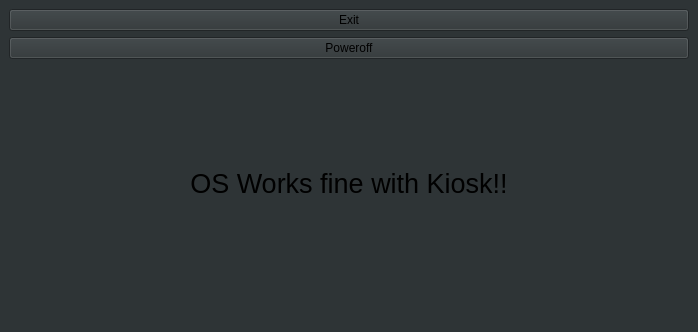
<?xml version="1.0" encoding="UTF-8"?>
<ui version="4.0">
 <class>MainWindow</class>
 <widget class="QMainWindow" name="MainWindow">
  <property name="geometry">
   <rect>
    <x>0</x>
    <y>0</y>
    <width>698</width>
    <height>332</height>
   </rect>
  </property>
  <property name="windowTitle">
   <string>MainWindow</string>
  </property>
  <property name="styleSheet">
   <string notr="true">gridline-color: rgb(46, 52, 54);
background-color: rgb(46, 52, 54);
</string>
  </property>
  <widget class="QWidget" name="centralwidget">
   <layout class="QGridLayout" name="gridLayout">
    <item row="2" column="0">
     <widget class="QLabel" name="label">
      <property name="font">
       <font>
        <pointsize>20</pointsize>
        <stylestrategy>PreferDefault</stylestrategy>
       </font>
      </property>
      <property name="text">
       <string>OS Works fine with Kiosk!!</string>
      </property>
      <property name="alignment">
       <set>Qt::AlignCenter</set>
      </property>
     </widget>
    </item>
    <item row="0" column="0">
     <widget class="QPushButton" name="exitButton">
      <property name="text">
       <string>Exit</string>
      </property>
     </widget>
    </item>
    <item row="1" column="0">
     <widget class="QPushButton" name="poweroffButton">
      <property name="text">
       <string>Poweroff</string>
      </property>
     </widget>
    </item>
   </layout>
  </widget>
  <widget class="QMenuBar" name="menubar">
   <property name="geometry">
    <rect>
     <x>0</x>
     <y>0</y>
     <width>698</width>
     <height>22</height>
    </rect>
   </property>
  </widget>
  <widget class="QStatusBar" name="statusbar"/>
 </widget>
 <resources/>
 <connections/>
</ui>
